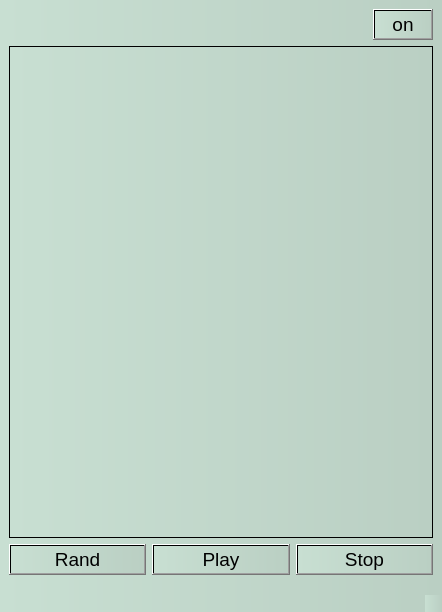
<?xml version="1.0" encoding="UTF-8"?>
<ui version="4.0">
 <class>MainWindow</class>
 <widget class="QMainWindow" name="MainWindow">
  <property name="geometry">
   <rect>
    <x>0</x>
    <y>0</y>
    <width>442</width>
    <height>612</height>
   </rect>
  </property>
  <property name="windowTitle">
   <string>MainWindow</string>
  </property>
  <property name="styleSheet">
   <string notr="true">background-color: qlineargradient(spread:pad, x1:0, y1:0, x2:1, y2:0, stop:0 rgba(200, 223, 210, 255), stop:1 rgba(186, 207, 195, 255));
font: 14pt;</string>
  </property>
  <widget class="QWidget" name="centralwidget">
   <layout class="QVBoxLayout" name="verticalLayout">
    <item>
     <layout class="QHBoxLayout" name="horizontalLayout">
      <item>
       <spacer name="horizontalSpacer">
        <property name="orientation">
         <enum>Qt::Horizontal</enum>
        </property>
        <property name="sizeHint" stdset="0">
         <size>
          <width>40</width>
          <height>20</height>
         </size>
        </property>
       </spacer>
      </item>
      <item>
       <widget class="QPushButton" name="onoff">
        <property name="maximumSize">
         <size>
          <width>60</width>
          <height>16777215</height>
         </size>
        </property>
        <property name="text">
         <string>on</string>
        </property>
       </widget>
      </item>
     </layout>
    </item>
    <item>
     <widget class="QListWidget" name="list"/>
    </item>
    <item>
     <layout class="QHBoxLayout" name="horizontalLayout_2">
      <item>
       <widget class="QPushButton" name="rand">
        <property name="text">
         <string>Rand</string>
        </property>
       </widget>
      </item>
      <item>
       <widget class="QPushButton" name="play">
        <property name="text">
         <string>Play</string>
        </property>
       </widget>
      </item>
      <item>
       <widget class="QPushButton" name="stop">
        <property name="text">
         <string>Stop</string>
        </property>
       </widget>
      </item>
     </layout>
    </item>
   </layout>
  </widget>
  <widget class="QStatusBar" name="statusbar"/>
 </widget>
 <resources/>
 <connections/>
</ui>
